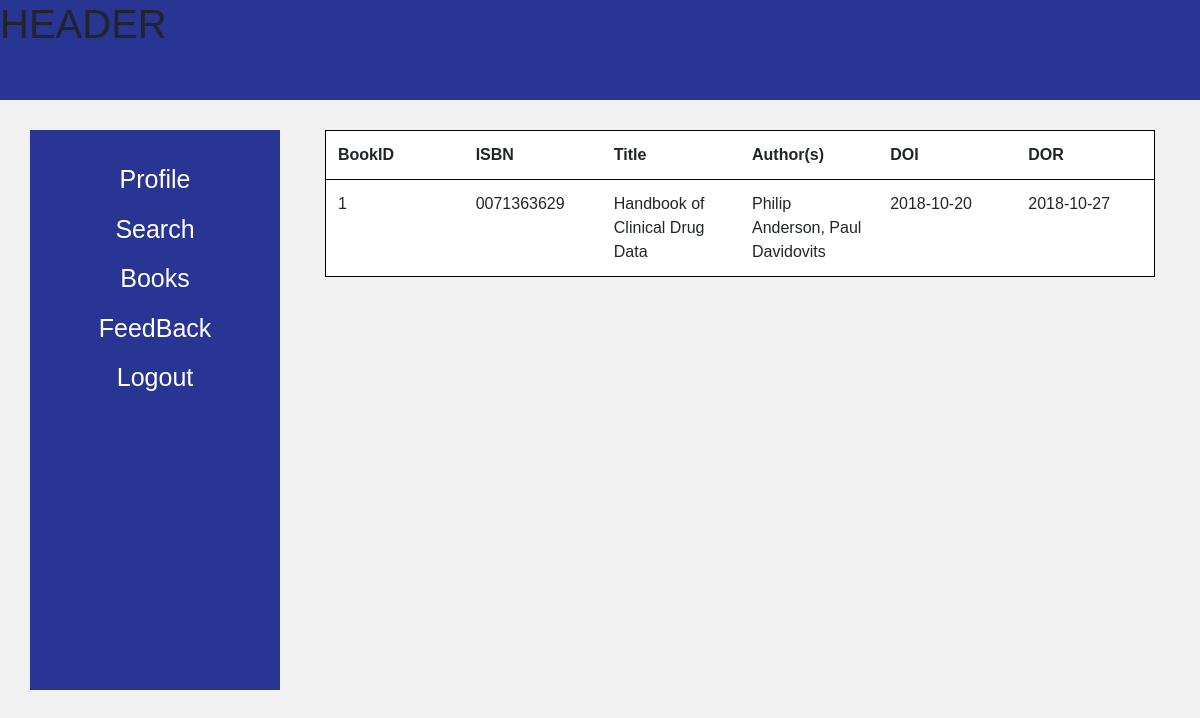
Screenshot of /books.php (signed in) with the database file from the repository.
### tables this page shows
CREATE TABLE `books` (
  `BookID` int(11) NOT NULL,
  `ISBN` varchar(30) DEFAULT NULL,
  `Title` varchar(100) DEFAULT NULL,
  `Edition` int(11) DEFAULT NULL,
  `UserId` int(11) DEFAULT NULL,
  `DOI` date DEFAULT NULL,
  `DOR` date DEFAULT NULL,
  `reissue_count` int(11) DEFAULT NULL,
  `EmployeeID` int(11) DEFAULT NULL,
  PRIMARY KEY (`BookID`)
);

### books.php (the view, shortened to what this page needs)
<!DOCTYPE html>
<html lang="en">
    <head>
        <link rel="stylesheet" href="https://stackpath.bootstrapcdn.com/bootstrap/4.1.3/css/bootstrap.min.css">
        <link rel="stylesheet" type="text/css" href="style.php">
    </head>
    <body class="bg">
        <div class="header">
            <?php
                require_once 'common/header.php' ; ?>
        </div>
        <div class="nav-bar">
            <?php
                require_once 'common/nav-bar.php' ?>
        </div>
        <div class="container-fluid">
            <div class="table-content">
                <table class="table table-borderless">
                    <thead>
                        <tr>
                            <th scope="col">BookID</th>
                            <th scope="col">ISBN</th>
                            <th scope="col">Title</th>
                            <th scope="col">Author(s)</th>
                            <th scope="col">DOI</th>
                            <th scope="col">DOR</th>
                        </tr>
                    </thead>
                <?php
                $mysqli = new mysqli(DB_HOST, DB_USER, DB_PASS, DB_NAME);
                $userid = $_SESSION['user'];
                $sql = "SELECT b.BookID, b.ISBN, b.Title, b.DOI, b.DOR, group_concat(a.authorname separator ', ') as 'authors' FROM Books b JOIN B_Author a ON b.BookID = a.BookID WHERE b.UserID = '$userid';";
                $result = $mysqli->query($sql);
                for($i = 0; $i < $result->num_rows; $i++){
                    $result->data_seek($i);
                    $row = $result->fetch_assoc();
                ?>
                    <tbody>
                        <tr>
                            <td scope="row"> <?= $row['BookID'] ?> </td>
                            <td scope="row"> <?= $row['ISBN'] ?> </td>
                            <td scope="row"> <?= $row['Title'] ?> </td>
                            <td scope="row"> <?= $row['authors'] ?> </td>
                            <td scope="row"> <?= $row['DOI'] ?> </td>
                            <td scope="row"> <?= $row['DOR'] ?></td>
                        </tr>
                    </tbody>
                <?php
                }
                ?>
            </table>
        </div>
        </div>
    </body>
</html>

### rows the page displays
books: BookID "1", ISBN "0071363629", Title "Handbook of Clinical Drug Data", authors "Philip Anderson, Paul Davidovits", DOI "2018-10-20", DOR "2018-10-27"
